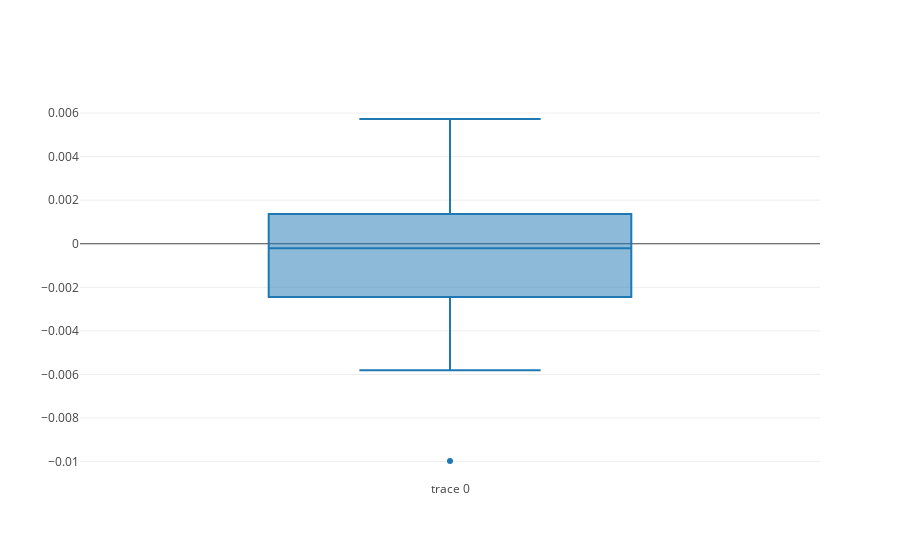

The notebook cell this image was saved under:
### Markdown cell above
## BOX PLOT FOR REGRESSION ##

### Code cell
trace1 = go.Box(
    y = (reg.predict(X_test) - Y_test)
)
data = [trace1]
plot.iplot(data)

### Figure 1 — Plotly figure (JSON) as saved in the notebook; plotly's stock layout.template omitted (floating-point values rounded to 4 significant figures)
{"data": [{"type": "box", "y": [0.001697, -0.000263, 0.0004351, 0.0007424, -0.0001585, 0.0006664, 0.00289, -0.002387, 0.004642, 0.002591, -0.001238, -0.002546, 0.004001, 0.001387, -0.001928, -0.004685, -0.00338, -0.001756, 0.00136, -0.001954, 0.0009541, 0.0002518, 0.005727, -0.005802, -0.002441, 0.0004471, -0.003641, -0.009973, -0.0009817, -0.003669]}], "layout": {}}
